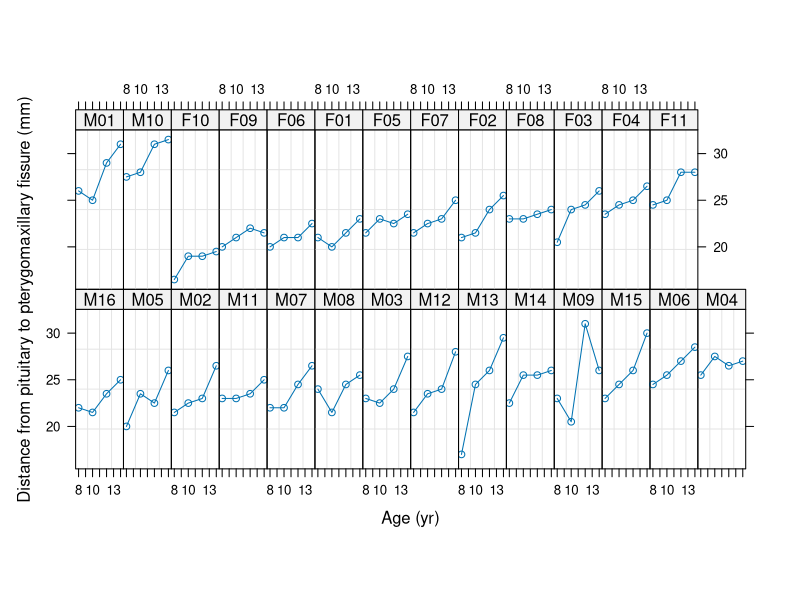
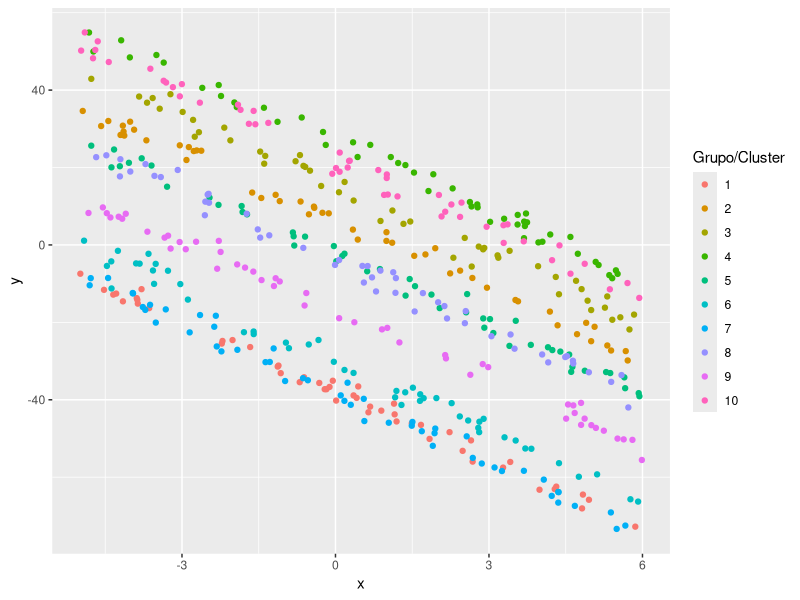

The R script that drew these images, in order:
## ---- chunk 1
knitr::opts_chunk$set(echo = TRUE)
## ---- chunk 2
library(nlme)
help("nlme")
## ---- chunk 3
help("Orthodont")
plot(Orthodont)
## ---- chunk 4
help("lme")
data("Orthodont")
## ---- chunk 5
fm1 <- lme(distance ~ age, data = Orthodont) # random is ~ age
fm2 <- lme(distance ~ age + Sex, data = Orthodont, random = ~ 1)
summary(fm1)
summary(fm2)
## ---- chunk 6
ni <- 50
G <- 10
sigma_sq <- sqrt(16)
nobs <- ni * 10                      # Numero total de observaciones
grupo <- factor(rep(x=1:G, each=ni)) # Para crear la variable grupal
obs <- rep(x=1:ni, times=G)           # Para identificar las obs por grupo
x <- runif(n=nobs, min=-5, max=6)  # La covariable
b0 <- rnorm(n=G, mean=0, sd=sqrt(625))    # El Intercepto aleatorio
b0 <- rep(x=b0, each=ni)              # El intercepto aleatorio pero repetido
media <- 4 - 6 * x + b0            # La media
y <- rnorm(n=nobs, mean=media, sd=sqrt(sigma_sq)) # La variable respuesta
datos <- data.frame(grupo, obs, b0, x, y) # Organizando el dataframe
## ---- chunk 7
library(ggplot2)
ggplot(datos, aes(x, y, color=grupo) ) + 
  geom_point() + 
  labs(colour="Grupo/Cluster")
## ---- chunk 8
library(lme4)
fit1 <- lmer(y ~ x + (1 | grupo), data=datos)
fit <- lme(y ~ x , data = datos, random = ~ 1|grupo) # random is ~ age 
  
summary(fit)
summary(fit1)
## ---- chunk 9
coef(fit)
coef(fit1)
## ---- chunk 10
fixef(fit)
ranef(fit)
## ---- chunk 11
class(fit)
class(fit1)
